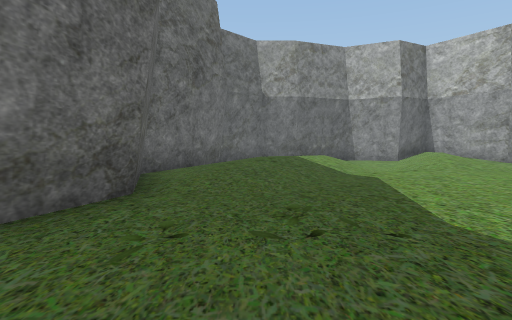
view 1 (above)

15 first-person views from a walk through a 3-D level made in the Unity game engine. The camera is 1.2 m above the floor, tilts 2° down and sees 75° across. The floor is counted in squares, 2 m on a side. Each view is taken from the middle of a square. On the plan, view 1 faces up. The plan holds only what a view shows up to about 10 squares ahead; the rest is blank. The place goes on beyond the plan. The player is left out.

view 2
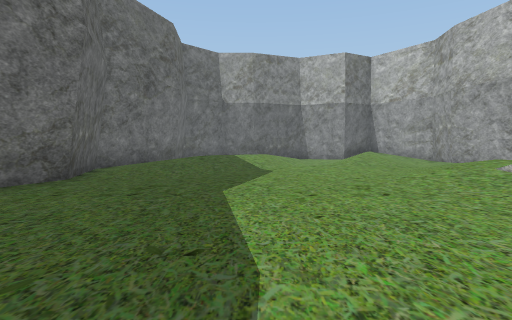

view 3
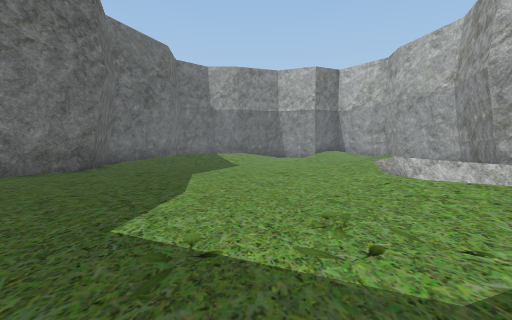

view 4
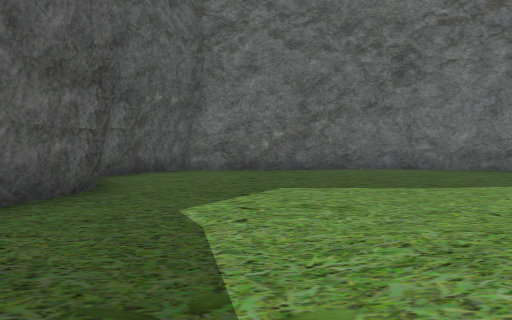

view 5
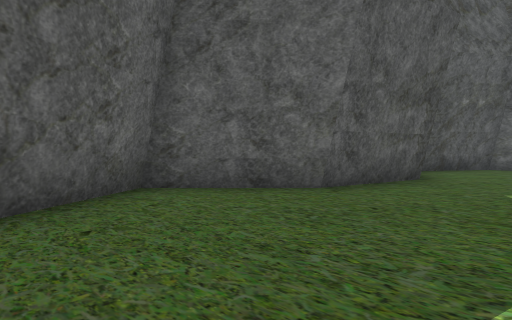

view 6
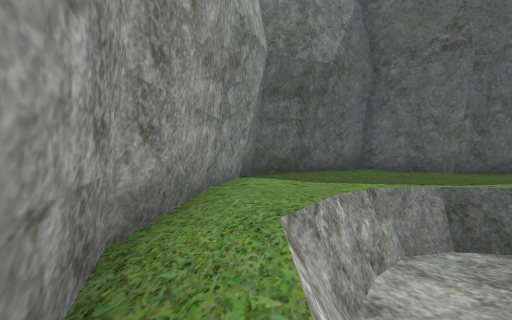

view 7
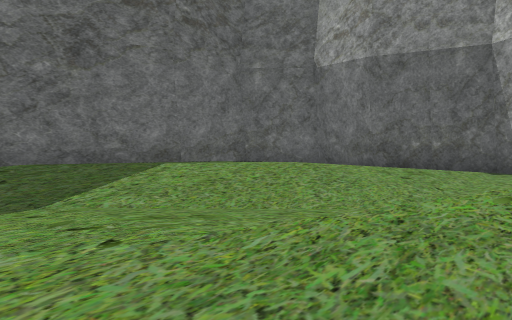

view 8
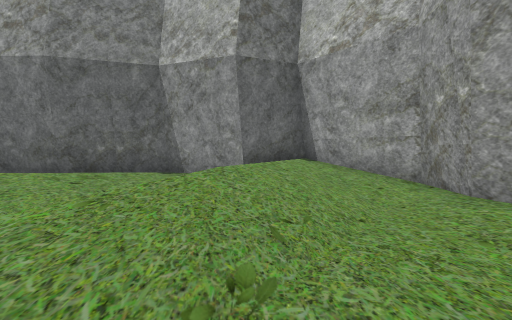

view 9
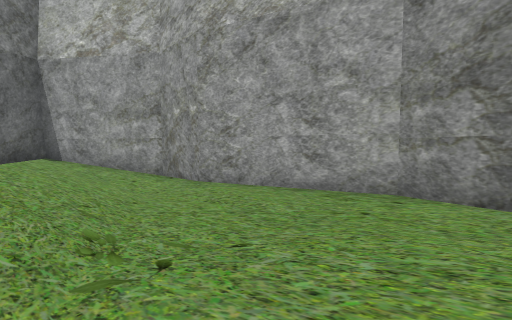

view 10
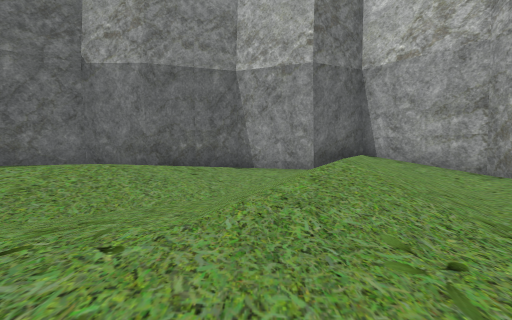

view 11
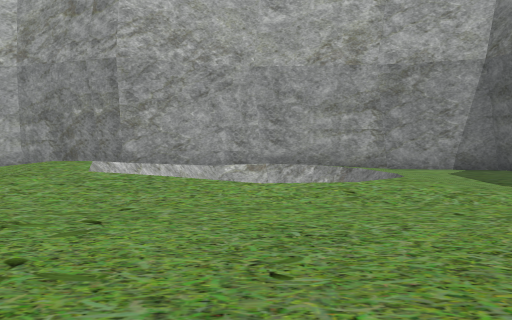

view 12
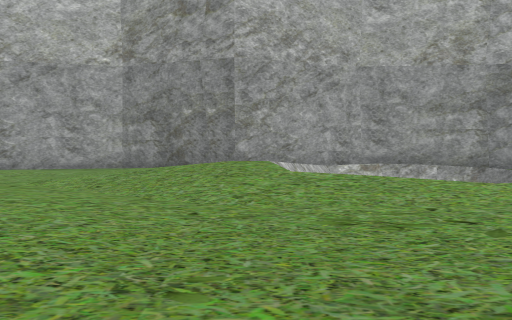

view 13
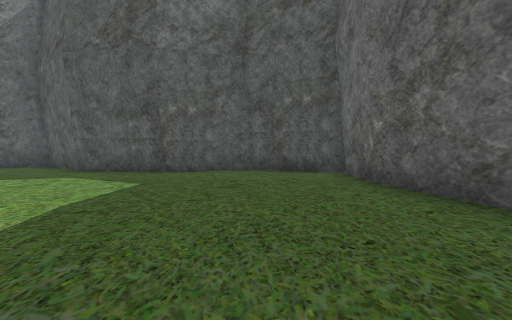

view 14
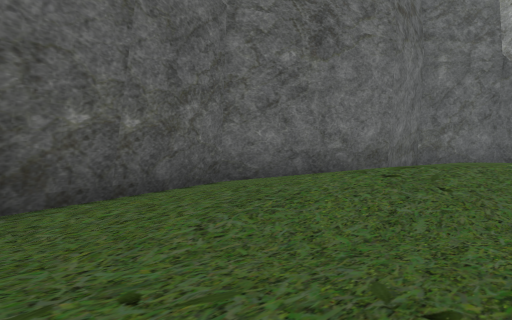

view 15
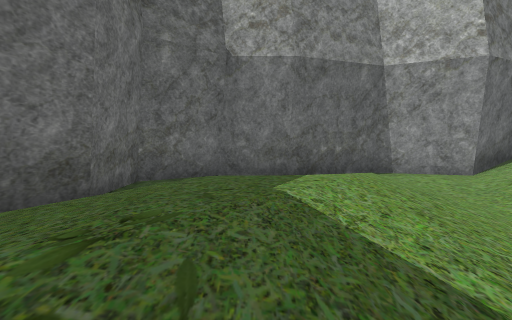

### Floor plan
Key: @ floor where view 1 was taken; # wall or solid block; . main floor; : floor 0.25 m higher than the main floor; - floor 0.25 m lower than the main floor; + floor 0.5 m higher than the main floor; * floor 0.75 m higher than the main floor; % floor 1 m higher than the main floor; / step, stairs or slope; v drop or lower ground.
Columns run from 3 left of view 1 to 11 right of it. Each row starts with its distance up from view 1.
 17       #######
 16    ####..##*##
 15  ##    .../*+#
 14  #.   :.-///:##
 13  #.:  +.-/%/..#
 12  # ++*+.////-.#
 11  # +**/-/*//-.#
 10  #+**+/-/+/--.#
  9 ##+**:..+:....#
  8 #:+*+..::.....#
  7 #.:+:..:..::..#
  6 ##::.....:+:::#
  5  #.......+*  ##
  4  #......:+*  #
  3  #......:vvv :#
  2 ##......:v vv:#
  1 #.......:  vv:#
  0 #..@....: vvv:#
 -1 #.......:vvv/:#
 -2 ##......::::::#
 -3  #............#
 -4  #............#
 -5  #...........##
 -6  ########...##
 -7         ##.##
 -8          ###

Where each view was taken, in squares from view 1:
view 1: 0 up, 0 right, facing up
view 2: 2 down, 2 right, facing up
view 3: 5 down, 3 right, facing up
view 4: 3 down, 7 right, facing left
view 5: 3 down, 9 right, facing down-left
view 6: 3 up, 10 right, facing down
view 7: 7 up, 6 right, facing up-left
view 8: 7 up, 7 right, facing up
view 9: 6 up, 6 right, facing up-right
view 10: 6 up, 5 right, facing up
view 11: 1 up, 1 right, facing right
view 12: 4 up, 1 right, facing right
view 13: 3 up, 0 right, facing down
view 14: 4 up, 2 right, facing up-left
view 15: 7 up, 1 right, facing up
